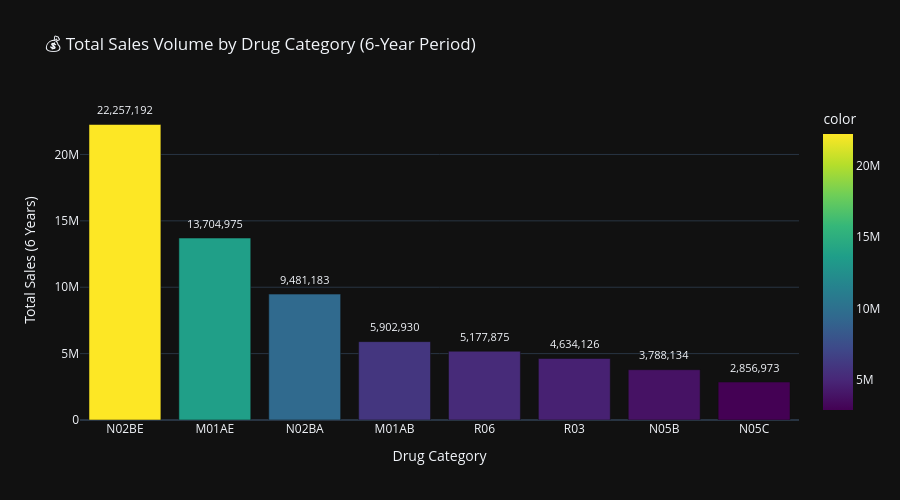

The notebook cell this image was saved under:
### Code cell
# ── 3.5 Total Sales Distribution by Drug ──
total_sales = df[drug_cols].sum().sort_values(ascending=False)

fig = px.bar(x=total_sales.index, y=total_sales.values,
             color=total_sales.values,
             color_continuous_scale='Viridis',
             labels={'x': 'Drug Category', 'y': 'Total Sales (6 Years)'},
             title='💰 Total Sales Volume by Drug Category (6-Year Period)',
             template='plotly_dark')

for i, (drug, val) in enumerate(zip(total_sales.index, total_sales.values)):
    fig.add_annotation(x=drug, y=val, text=f'{val:,.0f}',
                       showarrow=False, yshift=15, font=dict(size=11))

fig.update_layout(height=500, showlegend=False)
fig.show(renderer="vscode")

### Figure 1 — Plotly figure (JSON) as saved in the notebook; plotly's stock layout.template omitted (floating-point values rounded to 4 significant figures)
{"data": [{"hovertemplate": "Drug Category=%{x}<br>Total Sales (6 Years)=%{y}<br>color=%{marker.color}<extra></extra>", "legendgroup": "", "marker": {"color": [22260000.0, 13700000.0, 9481000.0, 5903000.0, 5178000.0, 4634000.0, 3788000.0, 2857000.0], "coloraxis": "coloraxis", "pattern": {"shape": ""}}, "name": "", "orientation": "v", "showlegend": false, "textposition": "auto", "type": "bar", "x": ["N02BE", "M01AE", "N02BA", "M01AB", "R06", "R03", "N05B", "N05C"], "xaxis": "x", "y": [22260000.0, 13700000.0, 9481000.0, 5903000.0, 5178000.0, 4634000.0, 3788000.0, 2857000.0], "yaxis": "y"}], "layout": {"annotations": [{"font": {"size": 11}, "showarrow": false, "text": "22,257,192", "x": "N02BE", "y": 22260000.0, "yshift": 15}, {"font": {"size": 11}, "showarrow": false, "text": "13,704,975", "x": "M01AE", "y": 13700000.0, "yshift": 15}, {"font": {"size": 11}, "showarrow": false, "text": "9,481,183", "x": "N02BA", "y": 9481000.0, "yshift": 15}, {"font": {"size": 11}, "showarrow": false, "text": "5,902,930", "x": "M01AB", "y": 5903000.0, "yshift": 15}, {"font": {"size": 11}, "showarrow": false, "text": "5,177,875", "x": "R06", "y": 5178000.0, "yshift": 15}, {"font": {"size": 11}, "showarrow": false, "text": "4,634,126", "x": "R03", "y": 4634000.0, "yshift": 15}, {"font": {"size": 11}, "showarrow": false, "text": "3,788,134", "x": "N05B", "y": 3788000.0, "yshift": 15}, {"font": {"size": 11}, "showarrow": false, "text": "2,856,973", "x": "N05C", "y": 2857000.0, "yshift": 15}], "barmode": "relative", "coloraxis": {"autocolorscale": false, "colorbar": {"title": {"text": "color"}}, "colorscale": [[0, "#440154"], [0.1111, "#482878"], [0.2222, "#3e4989"], [0.3333, "#31688e"], [0.4444, "#26828e"], [0.5556, "#1f9e89"], [0.6667, "#35b779"], [0.7778, "#6ece58"], [0.8889, "#b5de2b"], [1, "#fde725"]]}, "height": 500, "legend": {"tracegroupgap": 0}, "showlegend": false, "title": {"text": "💰 Total Sales Volume by Drug Category (6-Year Period)"}, "xaxis": {"anchor": "y", "domain": [0, 1], "title": {"text": "Drug Category"}}, "yaxis": {"anchor": "x", "domain": [0, 1], "title": {"text": "Total Sales (6 Years)"}}}}
